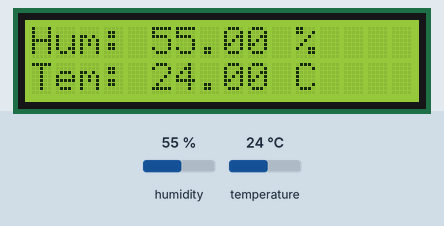
Simulated run of this sketch. Board: Arduino Uno, built with avr-gcc and run on an emulated ATmega328P. On the bench: 16×2 character LCD. The test bench sets the inputs (shaded band); at power-on: humidity 55 %, temperature 24 °C.

Above: at 2.6 s.
2.7 s: humidity set to 22 %
At 5.2 s:
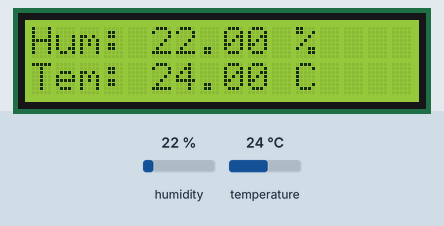
5.7 s: temperature set to 12 °C
At 7.1 s:
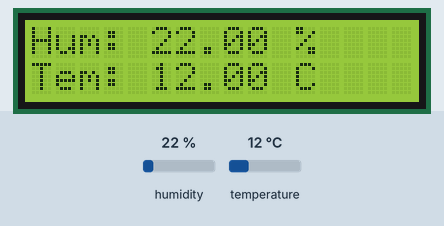
8.7 s: humidity set to 40 %
At 10.8 s:
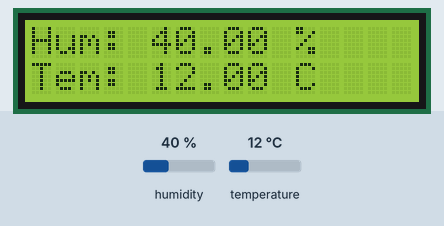
11.7 s: temperature set to 19 °C
At 12.8 s:
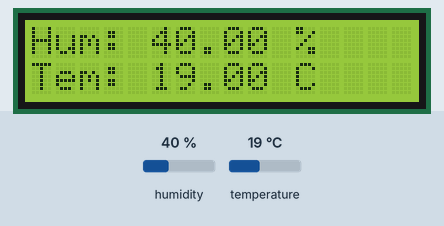
Timing chart, 0 to 14.7 s (numbered marks = the images above; inputs shaded):
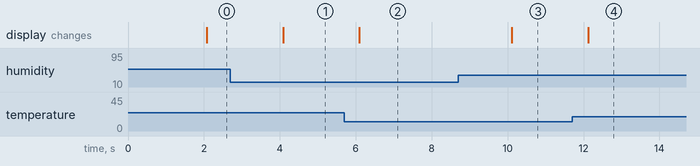

The sketch:

AM2301Test.ino
```cpp
#include "DHT.h"
#include <LiquidCrystal.h>

#define DHTPIN 7          // Pin which is connected to the DHT sensor.
#define DHTTYPE DHT21     // DHT 21 (AM2301)

DHT dht(DHTPIN, DHTTYPE);

// Initialize the LiquidCrystal library
// VSS (or V-) to Arduino GND
// VDD (or V+) to Arduino 5V
// VO to the wiper (middle pin) of a 10k potentiometer (The other two pins of the potentiometer connect to 5V and GND)
// RS (LCD pin 4) to Arduino pin 12
// E  (LCD pin 6) to Arduino pin 11
// D4 (LCD pin 11) to Arduino pin 5
// D5 (LCD pin 12) to Arduino pin 4
// D6 (LCD pin 13) to Arduino pin 3
// D7 (LCD pin 14) to Arduino pin 2
//A (Anode, or back-light positive) to Arduino 5V
//K (Cathode, or back-light ground) to Arduino GND
LiquidCrystal lcd(12, 11, 5, 4, 3, 2);

void setup() {
  Serial.begin(9600);
  dht.begin();
  lcd.begin(16, 2);
  lcd.clear();
}

void loop() {
  // Wait a few seconds between measurements.
  delay(2000);

  // Reading temperature or humidity takes about 250 milliseconds!
  float humidity = dht.readHumidity();
  float temperature = dht.readTemperature();

  // Check if any reads failed and exit early (to try again).
  if (isnan(humidity) || isnan(temperature)) {
    Serial.println("Failed to read from DHT sensor!");
    return;
  }

  // Print the values.
  // Serial.print("Humidity: ");
  // Serial.print(humidity);
  // Serial.print(" %\t");
  // Serial.print("Temperature: ");
  // Serial.print(temperature);
  // Serial.println(" *C");

  lcd.setCursor(0, 0); // Set cursor to column 0, row 0
  lcd.print("Hum: ");
  lcd.print(humidity);
  lcd.print(" %   ");

  lcd.setCursor(0, 1);
  lcd.print("Tem: ");
  lcd.print(temperature);
  lcd.print(" C   ");
}
```

Measured:
- after the input at 2.7 s, the display: changes after 1.4 s (image 1)
- after the input at 5.7 s, the display: changes after 0.40 s (image 2)
- after the input at 8.7 s, the display: changes after 1.4 s (image 3)
- after the input at 11.7 s, the display: changes after 0.43 s (image 4)
